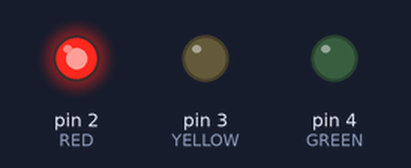
Bench run of a sketch on a simulated Arduino Uno, built with avr-gcc and run on an emulated ATmega328P. Parts: output pins drawn as LEDs (lit = HIGH).

Above: at 0.5 s.
At 2.0 s:
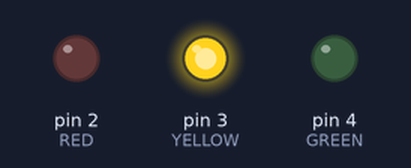
At 5.5 s:
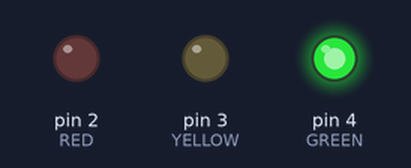
Timing chart, 0 to 10.4 s (numbered marks = the images above):
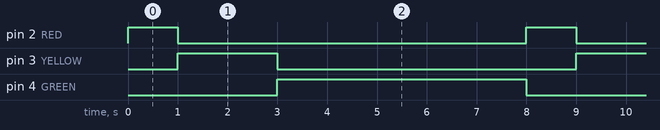

The sketch:

CaseStudy1_TrafficLight.ino
```cpp
//variable
int RED = 2;
int YELLOW = 3;
int GREEN = 4;
int DELAY_RED = 1000;
int DELAY_YELLOW = 2000;
int DELAY_GREEN = 5000;


void setup() {
  // put your setup code here, to run once:
  pinMode (RED,OUTPUT);
  pinMode (YELLOW, OUTPUT);
  pinMode (GREEN, OUTPUT);
}

void loop() {
  // put your main code here, to run repeatedly:
  red_light();
  delay(DELAY_RED);
  yellow_light();
  delay(DELAY_YELLOW);
  green_light();
  delay(DELAY_GREEN);
}

void red_light(){
  digitalWrite(RED, HIGH);
  digitalWrite(YELLOW, LOW);
  digitalWrite(GREEN, LOW);
}

void yellow_light(){
  digitalWrite(RED,LOW );
  digitalWrite(YELLOW, HIGH);
  digitalWrite(GREEN, LOW);
}

void green_light(){
  digitalWrite(RED, LOW);
  digitalWrite(YELLOW, LOW);
  digitalWrite(GREEN, HIGH);
}
```

Measured:
- by itself, pin 2 (RED): alternates HIGH for 1.0 s and LOW for 7.0 s
- by itself, pin 3 (YELLOW): alternates HIGH for 2.0 s and LOW for 6.0 s
- by itself, pin 4 (GREEN): alternates HIGH for 5.0 s and LOW for 3.0 s
